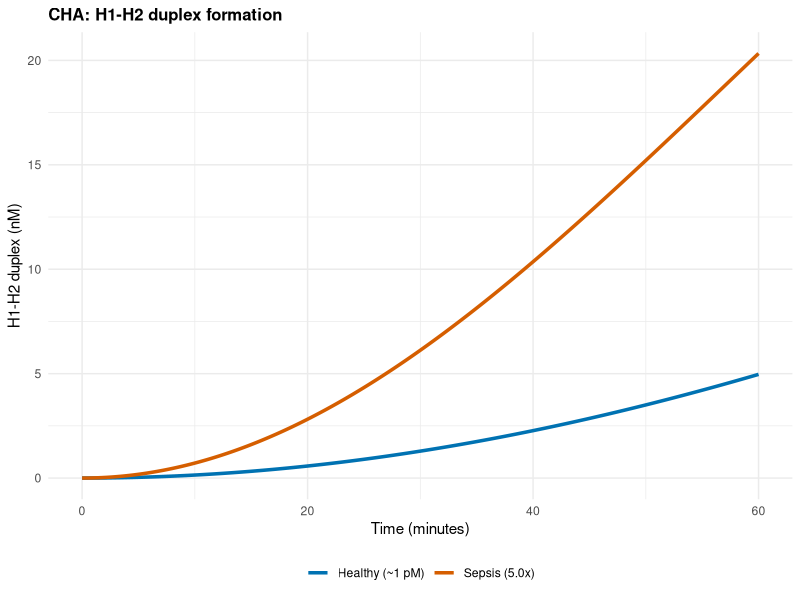
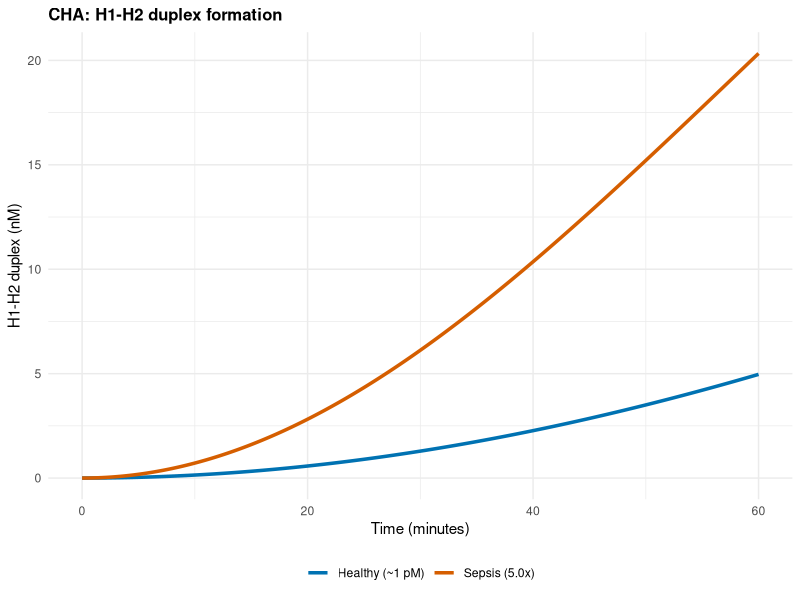
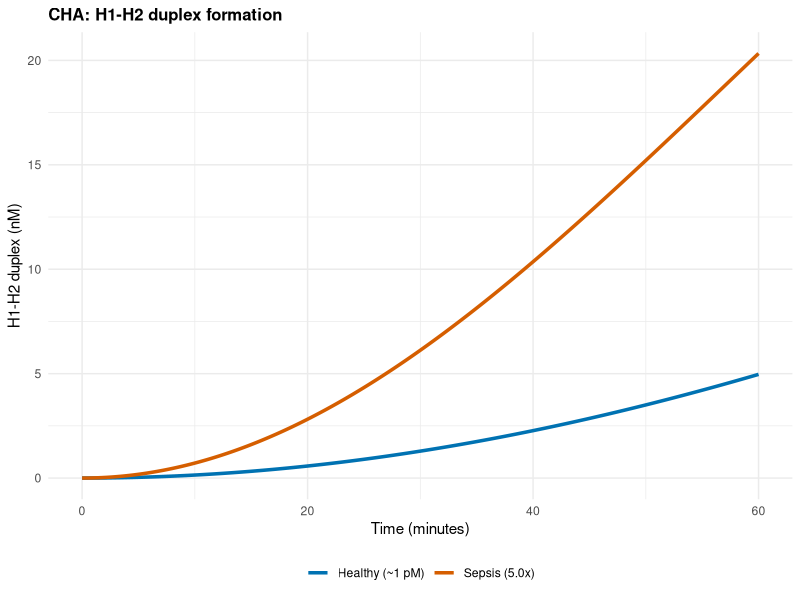

These figures' R source, in order:
library(deSolve)
library(ggplot2)

# 1. Parameters (Units: M, s)
#
# kcat: Feng et al. (2024) report that each active Cas13a cleaved 330-400 reporter
#       molecules in 1 h. The midpoint, 365 per hour, gives 365/3600 = 0.1014 s^-1.
#       Measured on a linear reporter RNA at 23-32 C, not on the structured H0
#       hairpin used here and not at 37 C, so this is an approximation.
# Km:   Feng et al. (2024) quote K_M(Cas13a) ~ 0.2-7 uM from the literature. The
#       midpoint of that range, 3.6-3.7 uM, is used here.
params <- c(
  k1f  = 6.23e+06,
  k1r  = 1.34e-03,
  k2f  = 6.23e+06,
  k2r  = 3.40e+04,
  kcat = 365 / 3600,   # see note below
  Km   = 3.7e-06     # 3.7 uM, see note below
)

# 2. ODE system
cha_system_fixed <- function(t, state, parameters) {
  with(as.list(c(state, parameters)), {
    # Initiator production by Cas13a
    V_cas = (kcat * miRNA * H0) / (Km + H0)

    # CHA reactions
    V1 = k1f * I * H1 - k1r * I_H1
    V2 = k2f * I_H1 * H2 - k2r * H1_H2 * I

    dmiRNA <- 0
    dH0    <- -V_cas
    dI     <- V_cas - V1 + V2
    dH1    <- -V1
    dH2    <- -V2
    dI_H1  <- V1 - V2
    dH1_H2 <- V2

    return(list(c(dmiRNA, dH0, dI, dH1, dH2, dI_H1, dH1_H2)))
  })
}

# 3. Initial concentrations
h_conc      <- 50e-9     # 50 nM each, the final concentration in the CHA reaction
                         # (5 uL of a 1 uM working stock in a 100 uL reaction)
h0_conc     <- 200e-9    # 200 nM, the final concentration of H0 in the CHA reaction.
                         # The protocol pipettes 4 uL of a 5 uM stock into the 20 uL
                         # Cas13a reaction (20 pmol, i.e. 1 uM there); all 20 uL are
                         # then carried into the 100 uL CHA reaction, so the same
                         # 20 pmol sit in 100 uL = 200 nM.
mir_healthy <- 1e-12     # 1 pM
fold_sepsis <- 5.0       # 5.0x
mir_sepsis  <- mir_healthy * fold_sepsis   # 5 pM

init_healthy <- c(miRNA = mir_healthy, H0 = h0_conc, I = 0, H1 = h_conc, H2 = h_conc, I_H1 = 0, H1_H2 = 0)
init_sepsis  <- c(miRNA = mir_sepsis,  H0 = h0_conc, I = 0, H1 = h_conc, H2 = h_conc, I_H1 = 0, H1_H2 = 0)

# 4. Time (1 hour)
times <- seq(0, 3600, by = 1)

# 5. Solve
# NOTE: concentrations are in M (1e-12 ... 1e-6), so the default atol (1e-6) is far too
# large and produces numerical noise / a spike at t = 0. Use tight tolerances.
out_healthy <- as.data.frame(ode(y = init_healthy, times = times, func = cha_system_fixed, parms = params,
                                 method = "lsoda", rtol = 1e-8, atol = 1e-18))
out_sepsis  <- as.data.frame(ode(y = init_sepsis,  times = times, func = cha_system_fixed, parms = params,
                                 method = "lsoda", rtol = 1e-8, atol = 1e-18))

lab_healthy <- "Healthy (~1 pM)"
lab_sepsis  <- "Sepsis (5.0x)"

out_healthy$Condition <- lab_healthy
out_sepsis$Condition  <- lab_sepsis
df <- rbind(out_healthy, out_sepsis)
df$Condition <- factor(df$Condition, levels = c(lab_healthy, lab_sepsis))

# 6. Plot (colorblind-friendly, solid lines)
p <- ggplot(df, aes(x = time / 60, y = H1_H2 * 1e9, color = Condition)) +
  geom_line(linewidth = 1.2, linetype = "solid") +
  scale_color_manual(values = setNames(c("#0072B2", "#D55E00"), c(lab_healthy, lab_sepsis))) +
  labs(
    title = "CHA: H1-H2 duplex formation",
    x = "Time (minutes)",
    y = "H1-H2 duplex (nM)"
  ) +
  theme_minimal() +
  theme(
    legend.position = "bottom",
    plot.title = element_text(face = "bold", size = 12),
    axis.title = element_text(size = 11),
    legend.title = element_blank()
  )

print(p)
ggsave("results/kinetic_models/Fig7_CHA_duplex.png", p, width = 8, height = 5, dpi = 300)
ggsave("results/kinetic_models/Fig7_CHA_duplex.pdf", p, width = 8, height = 5)
# =============================================================================
# 7. Key numbers quoted in the manuscript
# =============================================================================
ceiling_nM <- h_conc * 1e9          # duplex cannot exceed the limiting hairpin

dup <- function(out) out$H1_H2 * 1e9
first_time <- function(out, target) {
  v <- dup(out); i <- which(v >= target)[1]
  if (is.na(i)) NA else out$time[i] / 60
}

cat(sprintf("\nH1 = H2 = %.0f nM  ->  duplex ceiling %.0f nM\n", ceiling_nM, ceiling_nM))
cat(sprintf("%8s %12s %12s %8s\n", "minutes", "healthy nM", "sepsis nM", "ratio"))
for (m in c(10, 20, 30, 45, 60)) {
  i <- which(out_healthy$time == m * 60)
  cat(sprintf("%8d %12.2f %12.2f %8.2f\n", m,
              dup(out_healthy)[i], dup(out_sepsis)[i],
              dup(out_sepsis)[i] / dup(out_healthy)[i]))
}

cat("\nSeparation (absolute difference, septic minus healthy):\n")
d <- dup(out_sepsis) - dup(out_healthy)
for (thr in c(1, 2, 5, 10)) {
  i <- which(d >= thr)[1]
  if (!is.na(i)) cat(sprintf("  >= %2d nM reached at %5.1f min\n", thr, out_sepsis$time[i] / 60))
}
cat(sprintf("  largest difference within the 60 min window: %.1f nM at %.0f min\n", max(d), out_sepsis$time[which.max(d)] / 60))

cat("\nNote: the microRNA input is picomolar, so the Cas13a step is rate-limiting and the\n")
cat("circuit stays far below saturation. The model is therefore close to linear in the\n")
cat("H1/H2 concentration: raising both from 50 nM to 1 uM multiplies every duplex value\n")
cat("by about 20 (20.06 at 60 min) and leaves the septic-to-healthy ratios unchanged.\n")
cat("H0 enters through the Michaelis-Menten term instead, so changing it alters the\n")
cat("ratios as well as the amplitude.\n")
